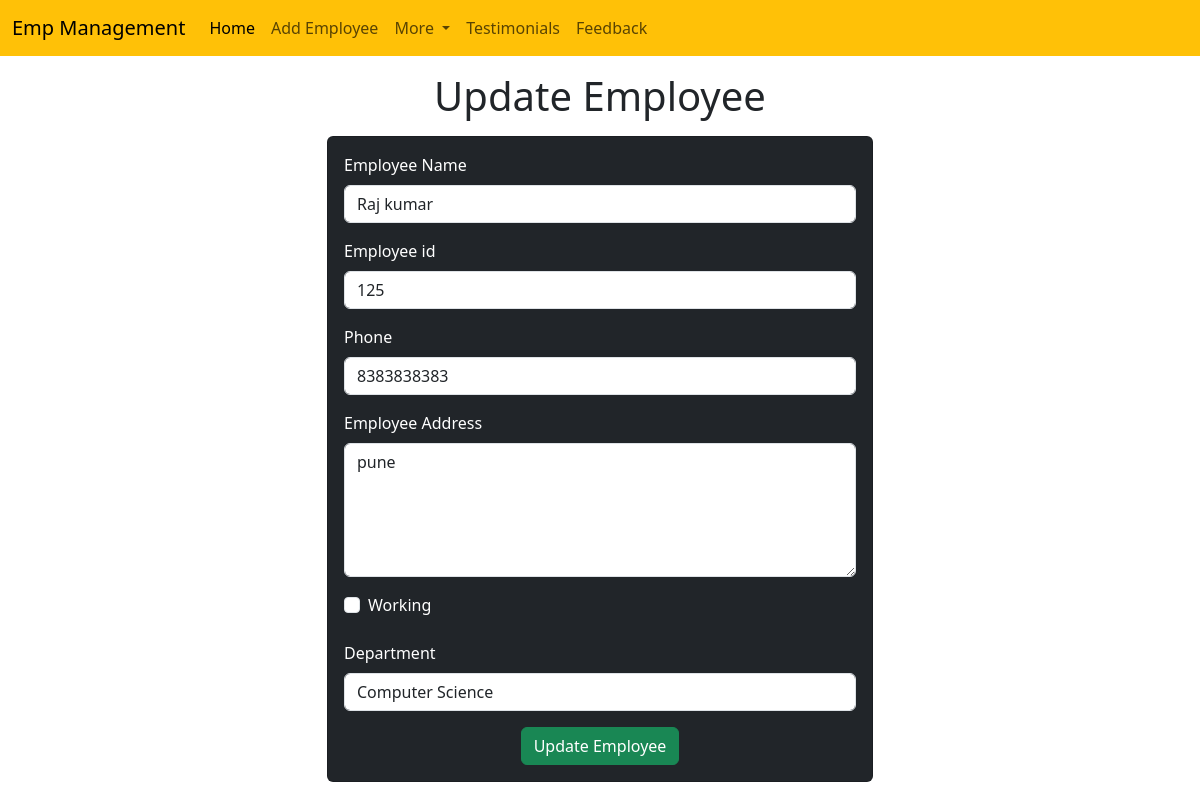
The app's page /emp/update-emp/3 with its own data.
### emp/models.py (models this page shows, shortened)
class Emp(models.Model):
    name = models.CharField(max_length=22200)
    emp_id = models.CharField(max_length=200)
    phone = models.CharField(max_length=10)
    address = models.CharField(max_length=150)
    working = models.BooleanField(default=True)
    department = models.CharField(max_length=10)

### emp/views.py (the view)
# urls.py: path('update-emp/<int:emp_id>',update_emp),
def update_emp(request,emp_id):
    emp=Emp.objects.get(pk=emp_id)
    return render(request,"emp/update_emp.html",{
        'emp':emp
    })

### templates/emp/update_emp.html (shortened to what this page needs)
<!doctype html>
<html lang="en">
  <head>
    <link href="https://cdn.jsdelivr.net/npm/bootstrap@5.3.3/dist/css/bootstrap.min.css" rel="stylesheet">
  </head>
  <body>
    {% include 'emp/navbar.html' %}
    <h1 class="text-center my-3">Update Employee</h1>
    <div class="container">
        <div class="row">
            <div class="col-md-6 offset-md-3">
                <div class="card bg-dark text-white">
                    <div class="card-body">
                        <form action="/emp/do-update-emp/{{emp.id}}" method="POST">
                            <div class="mb-3">
                                <label for="name" class="form-label">Employee Name</label>
                                <input type="text" class="form-control" id="name" placeholder="Enter Emp Name" name="emp_name" value="{{emp.name}}">
                            </div>
                            <div class="mb-3">
                                <label for="Employee id" class="form-label">Employee id</label>
                                <input type="text" class="form-control" id="Employee id" placeholder="Enter Emp id" name="emp_id" value="{{emp.emp_id}}">
                            </div>
                            <div class="mb-3">
                                <label for="phone" class="form-label">Phone</label>
                                <input type="text" class="form-control" id="phone" placeholder="Enter Emp phone" name="emp_phone" value="{{emp.phone}}">
                            </div>
                            <div class="mb-3">
                                <label for="Address" class="form-label">Employee Address</label>
                                <textarea id="Address" rows="5" class="form-control" name="emp_address">{{emp.address}}</textarea>
                            </div>
                            <div class="mb-3 form-check">
                                <label for="working" class="form-label">Working</label>
                                <input {% if emp.working %} checked {%endif%} type="checkbox" class="form-check-input" id="working" name="emp_working">
                            </div>
                            <div class="mb-3">
                                <label for="department" class="form-label">Department</label>
                                <select name="emp_department" id="Department" class="form-control" value="{{emp.department}}">
                                    <option value="CSE">Computer Science</option>
                                </select>
                            </div>
                            <div class="container text-center">
                                <button class="btn btn-success">Update Employee</button>
                            </div>
                        </form>
                    </div>
                </div>
            </div>
        </div>
    </div>
  </body>
</html>

### records on screen
Emp: emp_name "Raj kumar", emp_id "125", emp_phone "8383838383", emp_address "pune", emp_department "Computer Science"
